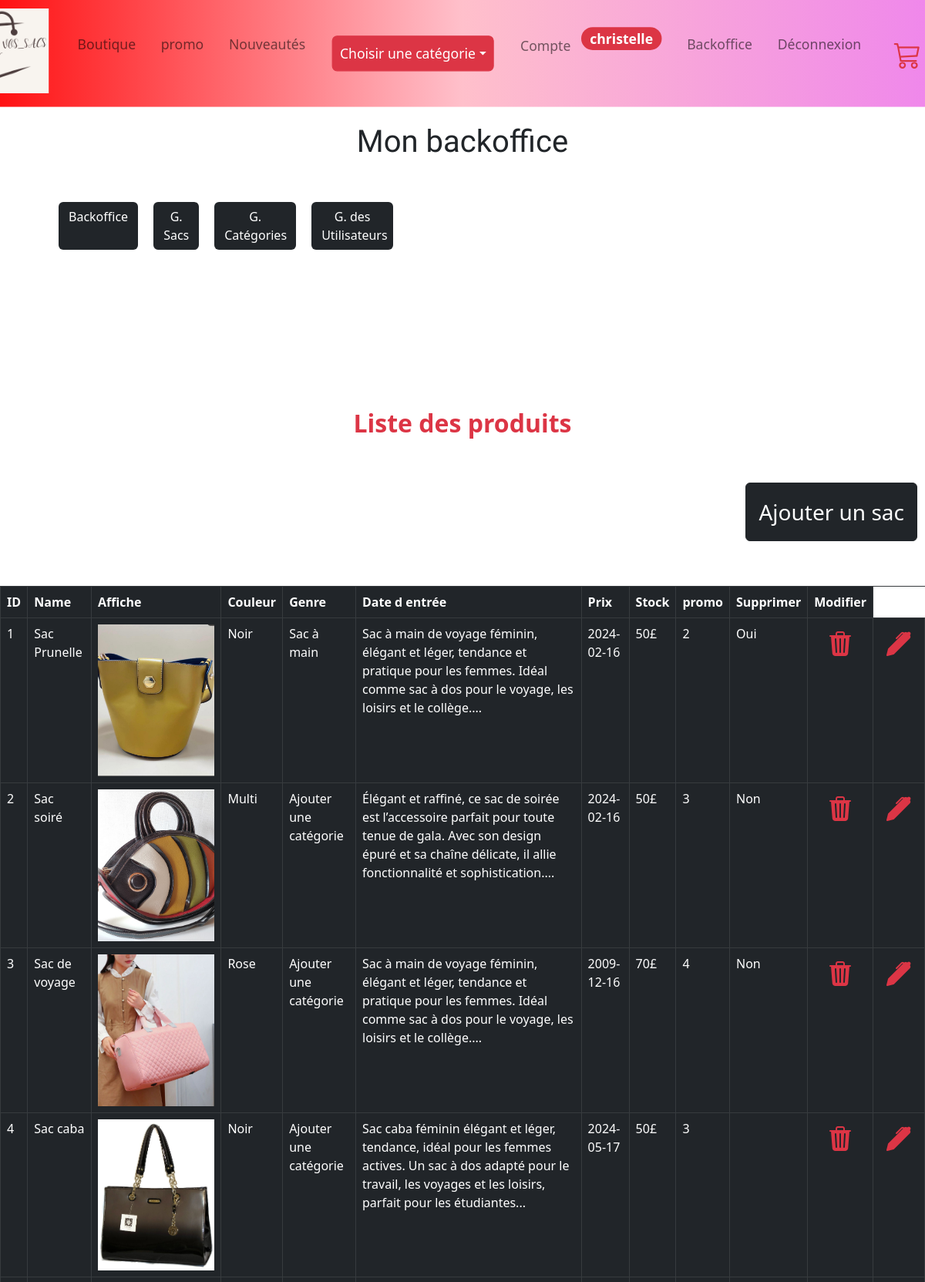
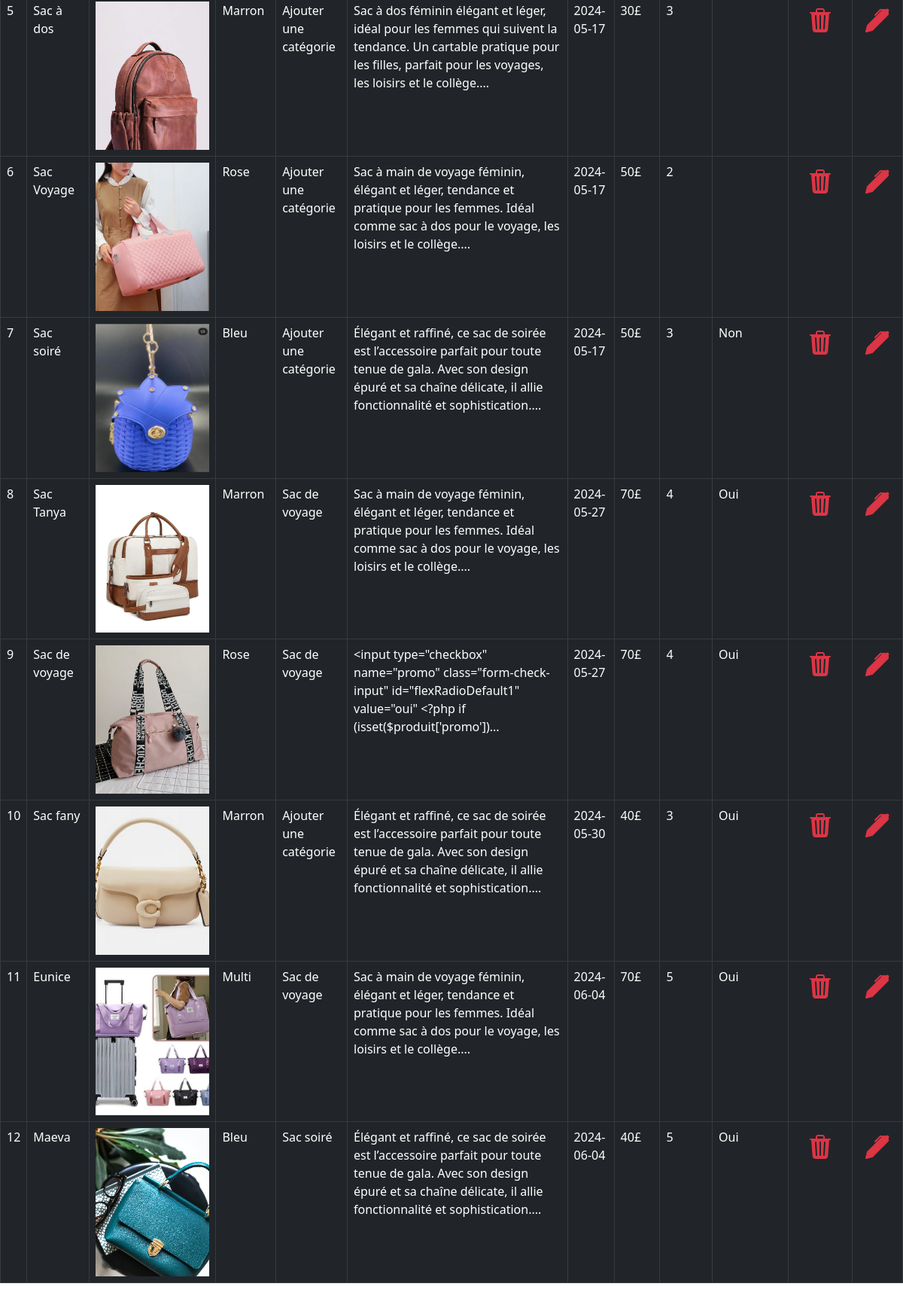
The page /admin_php/dashboard.php?produits.php (signed in, upper part) on the database its author committed (2 pictures, top to bottom).
### tables this page shows
CREATE TABLE `produits` (
  `id_produit` int NOT NULL,
  `category_id` int DEFAULT NULL,
  `name` varchar(100) NOT NULL,
  `couleur` enum('multi','rose','noir','marron','vert','bleu') NOT NULL,
  `detail` text NOT NULL,
  `date` date NOT NULL,
  `image` varchar(255) NOT NULL,
  `price` float NOT NULL,
  `stock` int NOT NULL,
  `promo` enum('oui','non') NOT NULL DEFAULT 'non'
);

CREATE TABLE `categories` (
  `id_category` int NOT NULL,
  `name` varchar(50) NOT NULL,
  `description` varchar(255) NOT NULL
);

### inc/functions.inc.php (called while the page is built, shortened)
<?php
function connexionBdd()
{
    $dsn = "mysql:host=" . DBHOST . ";dbname=" . DBNAME . ";charset=utf8";
    try {
        $pdo = new PDO($dsn, DBUSER, DBPASS);
        $pdo->setAttribute(PDO::ATTR_ERRMODE, PDO::ERRMODE_EXCEPTION);
        $pdo->setAttribute(PDO::ATTR_DEFAULT_FETCH_MODE, PDO::FETCH_ASSOC);
    } catch (PDOException $e) {
        die($e->getMessage());
    }
    return $pdo;
}
function allProduits(): array
{
    $pdo = connexionBdd();
    $sql = "SELECT produits.* , categories.name as genre
    FROM produits
    LEFT JOIN categories ON produits.category_id = categories.id_category";
    $request = $pdo->query($sql);
    $result = $request->fetchAll();
    return $result;
}

### admin_php/produits.php (the view, shortened to what this page needs)
<?php
 require_once "../inc/functions.inc.php";
?>
<main>
    <div class="d-flex flex-column m-auto mt-5">
        <h2 class="text-center fw-bolder mb-5 text-danger">Liste des produits</h2>
        <a href="gestionProduits.php" class="btn btn-dark p-3 fs-3 align-self-end "> Ajouter un sac</a>
        <table class="table table-dark table-bordered mt-5 ">
            <thead>
                <tr>
                    <th>ID</th>
                    <th>Name</th>
                    <th>Affiche</th>
                    <th>Couleur</th>
                    <th>Genre</th>
                    <th>Date d entrée</th>
                    <th>Prix</th>
                    <th>Stock</th>
                    <th>promo</th>
                    <th>Supprimer</th>
                    <th> Modifier</th>
                </tr>
            </thead>
            <tbody>
            <?php
$produits = allProduits();
foreach($produits as $produit){
?>
                <tr>
                    <td><?=$produit['id_produit']?></td>
                    <td><?=ucfirst($produit['name'])?></td>
                    <td> <img src=" <?= RACINE_SITE."assets/img/".$produit['image']?> " alt="image du produit" class="img-fluid"> </td>
                    <td><?=ucfirst($produit['couleur'])?></td>
                    <td><?=isset($produit['genre'])?ucfirst($produit['genre']): "Ajouter une catégorie"?></td>
                    <td><?=substr(ucfirst($produit['detail']),0,250)."..."?></td>
                    <td><?=ucfirst($produit['date'])?></td>
                    <td><?=ucfirst($produit['price'])?>£</td>
                    <td><?=ucfirst($produit['stock'])?></td>
                    <td><?=ucfirst($produit['promo'])?></td>
                    <td class="text-center"><a href="gestionProduits.php?action=delete&id_produit=<?= $produit['id_produit']?>"><i class="bi bi-trash3-fill text-danger"></i></a></td>
                    <td class="text-center"><a href="gestionProduits.php?action=update&id_produit=<?= $produit['id_produit']?>"><i class="bi bi-pen-fill text-danger"></i></a></td>
                </tr>
<?php
}
?>
            </tbody>
        </table>
    </div>
</main>
<?php
require_once "../inc/footer.inc.php";
?>

### assets/css/style.css (style rules this page uses)
* { box-sizing: border-box; margin: 0; padding: 0; }
img { max-width: 100%; aspect-ratio: 1/1.3; object-fit: cover; }
main { margin-top: 10em; }
a { text-decoration: none; }
.bi { font-size: 2rem; color: #000; display: flex; justify-content: center; align-items: center; border-radius: 50%; height: 50px; width: 50px; margin: auto; }
.btn { color: #fff; margin: 10px; }

### rows shown on the page
produits: id_produit "1", name "Sac Prunelle", image (picture), couleur "Noir", category.name "Sac à main", detail "Sac à main de voyage féminin, élégant et léger, tendance et pratique pour les femmes. Idéal comme sac à dos pour le voyage, les loisirs et le collège.", date "2024-02-16", price "50", stock "2", promo "Oui"
produits: id_produit "2", name "Sac soiré", image (picture), couleur "Multi", shows "Ajouter une catégorie", detail "Élégant et raffiné, ce sac de soirée est l’accessoire parfait pour toute tenue de gala. Avec son design épuré et sa chaîne délicate, il allie fonctionnalité et sophistication.", date "2024-02-16", price "50", stock "3", promo "Non"
produits: id_produit "3", name "Sac de voyage", image (picture), couleur "Rose", shows "Ajouter une catégorie", detail "Sac à main de voyage féminin, élégant et léger, tendance et pratique pour les femmes. Idéal comme sac à dos pour le voyage, les loisirs et le collège.", date "2009-12-16", price "70", stock "4", promo "Non"
produits: id_produit "4", name "Sac caba", image (picture), couleur "Noir", shows "Ajouter une catégorie", detail "Sac caba féminin élégant et léger, tendance, idéal pour les femmes actives. Un sac à dos adapté pour le travail, les voyages et les loisirs, parfait pour les étudiantes", date "2024-05-17", price "50", stock "3"
produits: id_produit "5", name "Sac à dos", image (picture), couleur "Marron", shows "Ajouter une catégorie", detail "Sac à dos féminin élégant et léger, idéal pour les femmes qui suivent la tendance. Un cartable pratique pour les filles, parfait pour les voyages, les loisirs et le collège.", date "2024-05-17", price "30", stock "3"
produits: id_produit "6", name "Sac Voyage", image (picture), couleur "Rose", shows "Ajouter une catégorie", detail "Sac à main de voyage féminin, élégant et léger, tendance et pratique pour les femmes. Idéal comme sac à dos pour le voyage, les loisirs et le collège.", date "2024-05-17", price "50", stock "2"
produits: id_produit "7", name "Sac soiré", image (picture), couleur "Bleu", shows "Ajouter une catégorie", detail "Élégant et raffiné, ce sac de soirée est l’accessoire parfait pour toute tenue de gala. Avec son design épuré et sa chaîne délicate, il allie fonctionnalité et sophistication.", date "2024-05-17", price "50", stock "3", promo "Non"
produits: id_produit "8", name "Sac Tanya", image (picture), couleur "Marron", category.name "Sac de voyage", detail "Sac à main de voyage féminin, élégant et léger, tendance et pratique pour les femmes. Idéal comme sac à dos pour le voyage, les loisirs et le collège.", date "2024-05-27", price "70", stock "4", promo "Oui"
produits: id_produit "9", name "Sac de voyage", image (picture), couleur "Rose", category.name "Sac de voyage", detail "<input type=\"checkbox\" name=\"promo\" class=\"form-check-input\" id=\"flexRadioDefault1\" value=\"oui\" <?php if (isset($produit['promo'])", date "2024-05-27", price "70", stock "4", promo "Oui"
produits: id_produit "10", name "Sac fany", image (picture), couleur "Marron", shows "Ajouter une catégorie", detail "Élégant et raffiné, ce sac de soirée est l’accessoire parfait pour toute tenue de gala. Avec son design épuré et sa chaîne délicate, il allie fonctionnalité et sophistication.", date "2024-05-30", price "40", stock "3", promo "Oui"
produits: id_produit "11", name "Eunice", image (picture), couleur "Multi", category.name "Sac de voyage", detail "Sac à main de voyage féminin, élégant et léger, tendance et pratique pour les femmes. Idéal comme sac à dos pour le voyage, les loisirs et le collège.", date "2024-06-04", price "70", stock "5", promo "Oui"
produits: id_produit "12", name "Maeva", image (picture), couleur "Bleu", category.name "Sac soiré", detail "Élégant et raffiné, ce sac de soirée est l’accessoire parfait pour toute tenue de gala. Avec son design épuré et sa chaîne délicate, il allie fonctionnalité et sophistication.", date "2024-06-04", price "40", stock "5", promo "Oui"

### other values the page prints
$_SESSION['user']['prenom'] "christelle"
